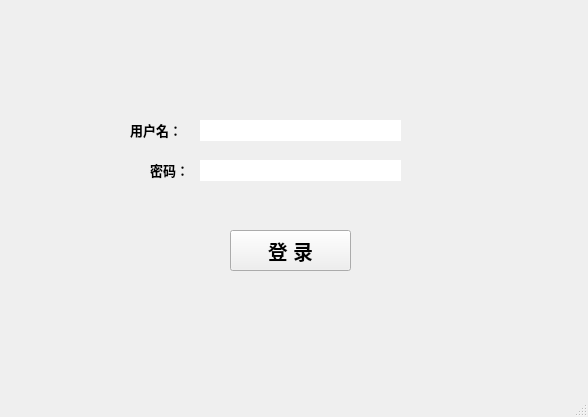
<?xml version="1.0" encoding="UTF-8"?>
<ui version="4.0">
 <class>MainWindow</class>
 <widget class="QMainWindow" name="MainWindow">
  <property name="geometry">
   <rect>
    <x>0</x>
    <y>0</y>
    <width>588</width>
    <height>417</height>
   </rect>
  </property>
  <property name="windowTitle">
   <string>MainWindow</string>
  </property>
  <property name="documentMode">
   <bool>false</bool>
  </property>
  <widget class="QWidget" name="centralwidget">
   <widget class="QPushButton" name="bt_login">
    <property name="geometry">
     <rect>
      <x>230</x>
      <y>230</y>
      <width>121</width>
      <height>41</height>
     </rect>
    </property>
    <property name="font">
     <font>
      <family>华文中宋</family>
      <pointsize>15</pointsize>
      <weight>75</weight>
      <italic>false</italic>
      <bold>true</bold>
      <underline>false</underline>
      <stylestrategy>PreferAntialias</stylestrategy>
     </font>
    </property>
    <property name="text">
     <string>登 录</string>
    </property>
   </widget>
   <widget class="QLineEdit" name="lineEdit">
    <property name="geometry">
     <rect>
      <x>200</x>
      <y>120</y>
      <width>201</width>
      <height>21</height>
     </rect>
    </property>
    <property name="frame">
     <bool>false</bool>
    </property>
   </widget>
   <widget class="QLineEdit" name="lineEdit_2">
    <property name="geometry">
     <rect>
      <x>200</x>
      <y>160</y>
      <width>201</width>
      <height>21</height>
     </rect>
    </property>
    <property name="frame">
     <bool>false</bool>
    </property>
    <property name="echoMode">
     <enum>QLineEdit::Password</enum>
    </property>
   </widget>
   <widget class="QLabel" name="label_ID">
    <property name="geometry">
     <rect>
      <x>130</x>
      <y>120</y>
      <width>61</width>
      <height>20</height>
     </rect>
    </property>
    <property name="font">
     <font>
      <pointsize>10</pointsize>
      <weight>75</weight>
      <bold>true</bold>
     </font>
    </property>
    <property name="text">
     <string>用户名：</string>
    </property>
   </widget>
   <widget class="QLabel" name="label_password">
    <property name="geometry">
     <rect>
      <x>150</x>
      <y>160</y>
      <width>51</width>
      <height>20</height>
     </rect>
    </property>
    <property name="font">
     <font>
      <pointsize>10</pointsize>
      <weight>75</weight>
      <bold>true</bold>
     </font>
    </property>
    <property name="text">
     <string>密码：</string>
    </property>
   </widget>
  </widget>
  <widget class="QMenuBar" name="menubar">
   <property name="geometry">
    <rect>
     <x>0</x>
     <y>0</y>
     <width>588</width>
     <height>26</height>
    </rect>
   </property>
  </widget>
  <widget class="QStatusBar" name="statusbar"/>
 </widget>
 <resources/>
 <connections/>
</ui>
